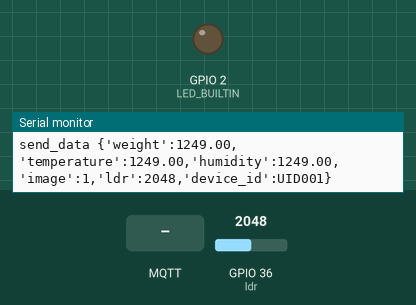
Recording of a sketch running on a simulated ESP32. Shown: output pins drawn as LEDs (lit = HIGH), the last lines printed to the serial monitor. The inputs (shaded band) are chosen by the test bench; at power-on: GPIO 36 (ldr) = 2048. WiFi joins after 1.5 s; servers stay silent unless stated; random numbers use the default seed unless the sketch sets one; no MQTT or app messages arrive unless stated.

Above: at 3.3 s.
3.4 s: MQTT message "led:on" arrives on the first subscribed topic
At 4.2 s:
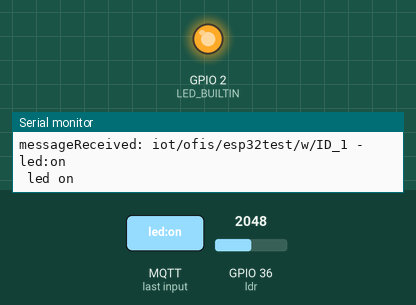
4.9 s: MQTT message "led:off" arrives on the first subscribed topic
At 5.4 s:
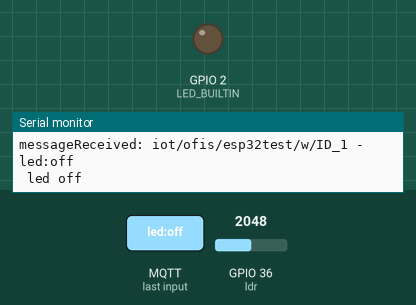
Timing chart, 0 to 7.9 s (numbered marks = the images above; inputs shaded):
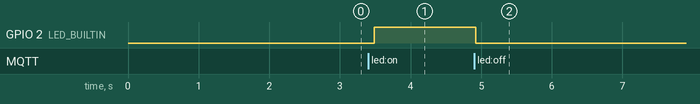

Measured:
- after the input at 3.4 s, GPIO 2 (LED_BUILTIN): LOW → HIGH after 0.08 s
- after the input at 4.9 s, GPIO 2 (LED_BUILTIN): HIGH → LOW at once

The sketch:

esp32_mqtt_iot.ino
```cpp
/*
  Test
  24.04.2023
  ESP32-WROOM-32D Wifi Bluetooth Development Module

  REQUIRES the following Arduino libraries:
  DHT Sensor Library: https://github.com/adafruit/DHT-sensor-library
  Adafruit Unified Sensor Lib: https://github.com/adafruit/Adafruit_Sensor
  HX711 https://github.com/bogde/HX711
  Mqtt : https://github.com/256dpi/arduino-mqtt?ysclid=leihxfhhq6294250283
*/


#include <WiFi.h>
#include <MQTT.h>
#include "HX711.h"

#include <DHT.h>
#include <DHT_U.h>

#define DHTPIN 23
#define DHTTYPE DHT21

DHT_Unified dht(DHTPIN, DHTTYPE);

const char ssid[] = "SSID";
const char pass[] = "PASS";

WiFiClient net;
MQTTClient client;

const char BROKER[] = "iothook.com";
const char BROKERUSERNAME[] = "iothookpublic";
const char BROKERPASSWORD[] = "iothookpublic";

const char PUBTOPIC[] = "iot/ofis/esp32test/r";
const char SUBTOPIC[] = "iot/ofis/esp32test/w/ID_1";

const char UID[] = "UID001";


const int LED_BUILTIN = 2;

const int ldr = A0;

unsigned long lastMillis = 0;

#define DEBUG 1


void messageReceived(String &topic, String &payload) {

  if (DEBUG) Serial.println("messageReceived: " + topic + " - " + payload);

  String messageTemp;

  for (int i = 0; i < payload.length(); i++) {
    // Serial.print((char)payload[i]);
    messageTemp += (char)payload[i];
  }

  if (messageTemp == "led:on") {
    Serial.println(" led on ");
    digitalWrite(LED_BUILTIN, HIGH);
  } else if (messageTemp == "led:off") {
    Serial.println(" led off ");
    digitalWrite(LED_BUILTIN, LOW);
  }

}  // messageReceived


void setup() {

  Serial.begin(115200);

  pinMode(LED_BUILTIN, OUTPUT);

  WiFi.begin(ssid, pass);

  client.begin(BROKER, net);

  client.onMessage(messageReceived);

  connect();

  delay(100);

}  // setup


void connect() {

  Serial.print("checking wifi...");
  while (WiFi.status() != WL_CONNECTED) {
    if (DEBUG) Serial.print(".");
    delay(1000);
  }

  Serial.print("\nconnecting...");
  while (!client.connect(UID, BROKERUSERNAME, BROKERPASSWORD)) {
    if (DEBUG) Serial.print(".");
    delay(1000);
  }

  Serial.println("\nconnected!");

  client.subscribe(SUBTOPIC);

}  // connect


void loop() {

  client.loop();
  delay(10);

  if (!client.connected()) {
    delay(5000);
    connect();
  }

  if (millis() - lastMillis > 1000) {
    lastMillis = millis();
    send_data();
  }

  delay(100);

}  // loop


void send_data() {

  float field_1 = random(0, 2000);

  int isik = analogRead(ldr);

  String veriler = "{'weight':" + String(field_1) + ",'temperature':" + String(field_1) + ",'humidity':" + String(field_1) + ",'image':1,'ldr':" + String(isik) + ",'device_id':" + UID + "}";
  if (DEBUG) Serial.println("send_data " + veriler);

  client.publish(PUBTOPIC, veriler);

}  // send_data
```
